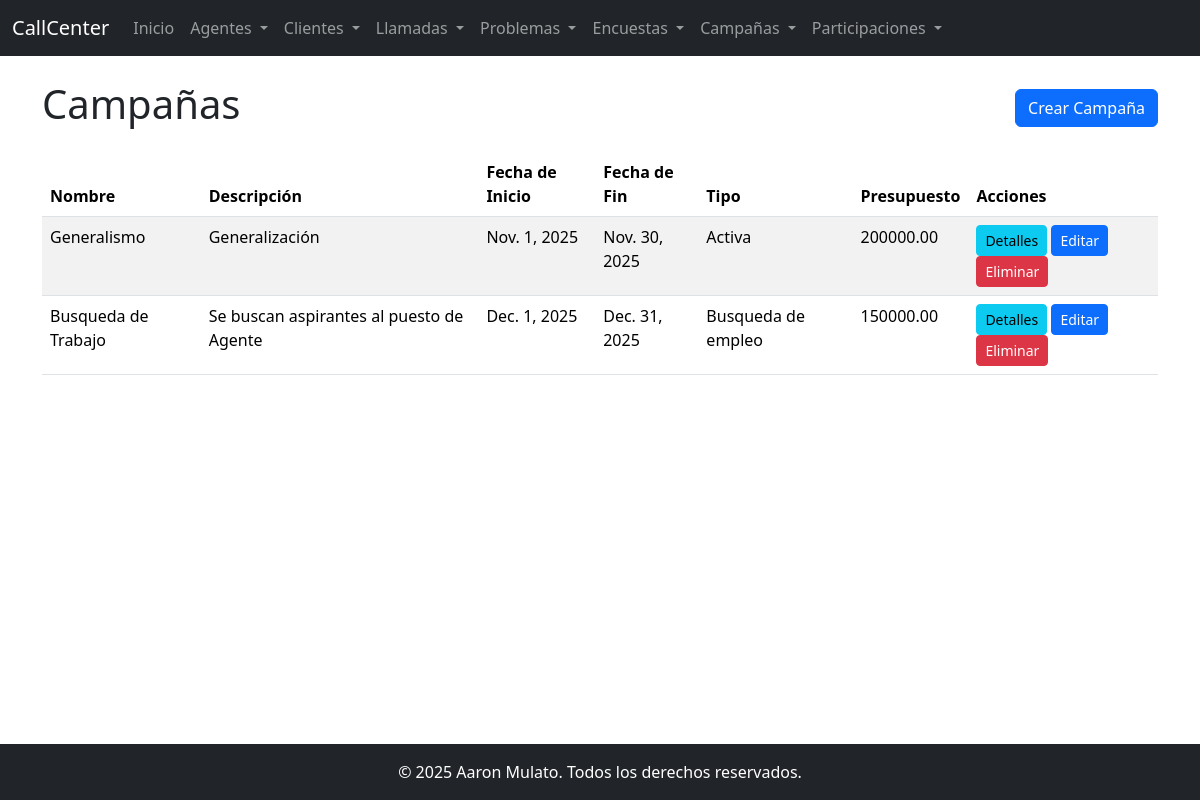
Page /campanas/ on the committed database.
### app_callcenter/models.py (models this page shows, shortened)
class Campana(models.Model):
    nombre_campana = models.CharField(max_length=255, null=True, blank=True)
    descripcion = models.TextField(null=True, blank=True)
    fecha_inicio = models.DateField(null=True, blank=True)
    fecha_fin = models.DateField(null=True, blank=True)
    tipo_campana = models.CharField(max_length=50, null=True, blank=True)
    objetivo = models.TextField(null=True, blank=True)
    publico_objetivo = models.TextField(null=True, blank=True)
    presupuesto_campana = models.DecimalField(max_digits=10, decimal_places=2, null=True, blank=True)

### app_callcenter/views.py (the view)
# urls.py: path("campanas/", CampanaListView.as_view(), name="campana-list"),
class CampanaListView(ListView):
    model = Campana
    template_name = "app_callcenter/campana_list.html"
    context_object_name = "object_list"

### app_callcenter/templates/app_callcenter/campana_list.html (shortened to what this page needs)
{% extends "app_callcenter/base.html" %}
{% block content %}
<div class="d-flex justify-content-between align-items-center mb-3">
    <h1>Campañas</h1>
    <a href="{% url 'app_callcenter:campana-create' %}" class="btn btn-primary">Crear Campaña</a>
</div>
<div class="table-responsive">
    <table class="table table-striped">
        <thead>
            <tr>
                <th>Nombre</th>
                <th>Descripción</th>
                <th>Fecha de Inicio</th>
                <th>Fecha de Fin</th>
                <th>Tipo</th>
                <th>Presupuesto</th>
                <th>Acciones</th>
            </tr>
        </thead>
        <tbody>
            {% for campana in object_list %}
            <tr>
                <td>{{ campana.nombre_campana }}</td>
                <td>{{ campana.descripcion }}</td>
                <td>{{ campana.fecha_inicio }}</td>
                <td>{{ campana.fecha_fin }}</td>
                <td>{{ campana.tipo_campana }}</td>
                <td>{{ campana.presupuesto_campana }}</td>
                <td>
                    <a href="{% url 'app_callcenter:campana-detail' campana.pk %}" class="btn btn-info btn-sm">Detalles</a>
                    <a href="{% url 'app_callcenter:campana-update' campana.pk %}" class="btn btn-primary btn-sm">Editar</a>
                    <a href="{% url 'app_callcenter:campana-delete' campana.pk %}" class="btn btn-danger btn-sm">Eliminar</a>
                </td>
            </tr>
            {% empty %}
            <tr>
                <td colspan="7">No hay campañas registradas.</td>
            </tr>
            {% endfor %}
        </tbody>
    </table>
</div>
{% endblock %}

### rows in the picture
Campana: nombre_campana "Generalismo", descripcion "Generalización", fecha_inicio "Nov. 1, 2025", fecha_fin "Nov. 30, 2025", tipo_campana "Activa", presupuesto_campana "200000.00"
Campana: nombre_campana "Busqueda de Trabajo", descripcion "Se buscan aspirantes al puesto de Agente", fecha_inicio "Dec. 1, 2025", fecha_fin "Dec. 31, 2025", tipo_campana "Busqueda de empleo", presupuesto_campana "150000.00"
